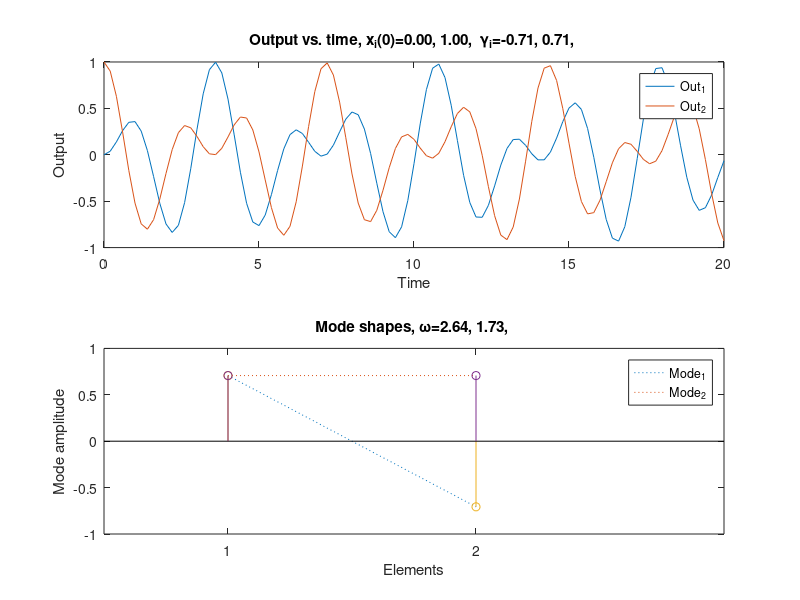

Recreate this plot in MATLAB.
clear all

% Fill in these two matices and the rest is automatic
% Stiffness matrix nxn for n masses
% A = diag(-2*ones(4,1),0) + diag(ones(4 -1,1),1) + diag(ones(4 -1,1),-1);
% A(1,1) = -1;
A = [-5 1.99; 1.99 -5];
x0=[0 1]';   % Initial condition


%%%%%%%%%%%%%%%%%%%%%%%%%%%%%%%%%%%%%%%%%%%%%%%%%%%

[v,d]=eig(A);          %Find Eigenvalues and vectors.
omega=sqrt(diag(-d));  %Get frequencies from eigenvalues -- omega is a vector containing the n frequencies
gam=inv(v)*x0;         %Find unknown coefficients


%nxn array with coefficients of gamma along the diagonal
g=diag(gam);

t=0:0.2:20;         %1xM Time vector (for plotting)
% cos(omega*t) is an nxM array with
%        cos(w1*t),...,cos(wn*t) in rows
x=v*g*cos(omega*t); %Calculate output

% Display pertinent information about the system
disp('A matrix'); disp(A)
disp('Eigenvalues'); disp(diag(d)')
disp('Eigenvectors (each column is an eigenvector)'); disp(v)
disp(['Frequencies, omega=' sprintf('%4.2f, ',omega)]);
disp(['Initial Conditions, x(0)=' sprintf('%4.2f, ',x0)]);
disp(['Unknown coefficients, gamma=' sprintf('%4.2f, ',gam)]);

%This next code does some string manipulation to make 
%legends for the plots, no calculations.  It is not necessary
%to understand this code to understand the graphs;
N=size(A,1);
outLeg='';
modLeg='';
for i=1:N,
    outLeg=strvcat(outLeg, strcat('Out_',int2str(i)));
    mstr=sprintf('Mode_%d',i);
    modLeg=strvcat(modLeg, mstr);
end

%Plot the output trajectories
subplot(2,1,1);
plot(t,x)
xlabel('Time'); ylabel('Output'); 
title(['Output vs. time, x_i(0)=' sprintf('%4.2f, ',x0) ...
    ' \gamma_i=' sprintf('%4.2f, ',gam)]);
legend(outLeg);

%Plot the mode shapes
subplot(2,1,2)
plot(v,':');
xlabel('Elements'); ylabel('Mode amplitude'); 
title(['Mode shapes, \omega=' sprintf('%4.2f, ',omega)]);
axis([0.5 N*1.5 -1 1]);
set(gca,'XTick',[1:N]);
legend(modLeg);
hold on
stem(v);
hold off
